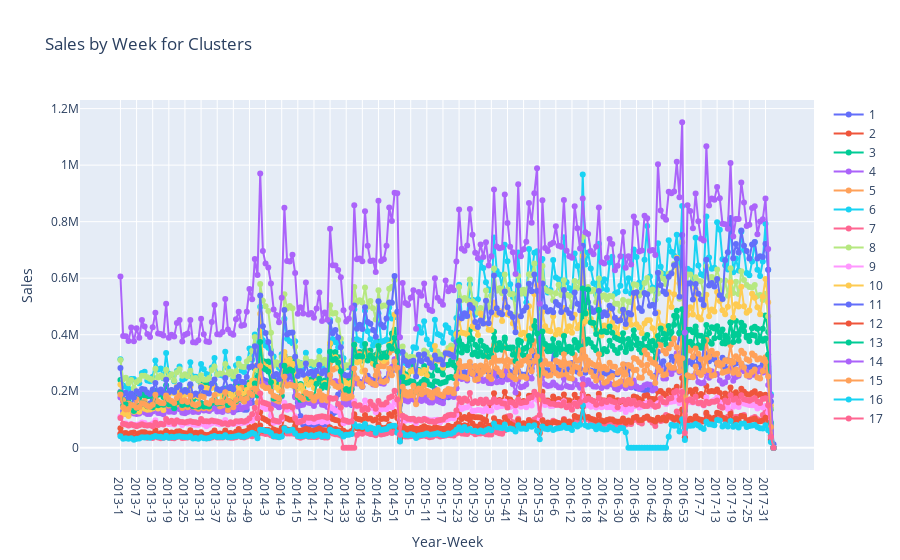

This figure's notebook cell:
### Code cell
fig = go.Figure()

clusters = weekly_sales['cluster'].unique()

for cluster in clusters:
    cluster_data = weekly_sales[weekly_sales['cluster'] == cluster]
    cluster_data['year-week-datetime'] = cluster_data['year-week'].apply(lambda x: datetime.strptime(x + '-1', '%Y-%W-%w'))
    cluster_data = cluster_data.sort_values(by='year-week-datetime')
    fig.add_trace(go.Scatter(x=cluster_data['year-week'], 
                             y=cluster_data['sales'], 
                             mode='lines+markers', 
                             name=f'{cluster}'))
    
fig.update_layout(title='Sales by Week for Clusters',
                  xaxis_title='Year-Week',
                  yaxis_title='Sales',
                  xaxis=dict(type='category'))  
fig.show()

### Figure 1 — Plotly figure (JSON) as saved in the notebook; plotly's stock layout.template omitted (floating-point values rounded to 4 significant figures; data arrays with more than 128 entries replaced by an {"elided": "..."} marker saying what was removed)
{"data": [{"mode": "lines+markers", "name": "1", "type": "scatter", "x": {"elided": "244 str values"}, "y": {"elided": "244 float values"}}, {"mode": "lines+markers", "name": "2", "type": "scatter", "x": {"elided": "244 str values"}, "y": {"elided": "244 float values"}}, {"mode": "lines+markers", "name": "3", "type": "scatter", "x": {"elided": "244 str values"}, "y": {"elided": "244 float values"}}, {"mode": "lines+markers", "name": "4", "type": "scatter", "x": {"elided": "244 str values"}, "y": {"elided": "244 float values"}}, {"mode": "lines+markers", "name": "5", "type": "scatter", "x": {"elided": "244 str values"}, "y": {"elided": "244 float values"}}, {"mode": "lines+markers", "name": "6", "type": "scatter", "x": {"elided": "244 str values"}, "y": {"elided": "244 float values"}}, {"mode": "lines+markers", "name": "7", "type": "scatter", "x": {"elided": "244 str values"}, "y": {"elided": "244 float values"}}, {"mode": "lines+markers", "name": "8", "type": "scatter", "x": {"elided": "244 str values"}, "y": {"elided": "244 float values"}}, {"mode": "lines+markers", "name": "9", "type": "scatter", "x": {"elided": "244 str values"}, "y": {"elided": "244 float values"}}, {"mode": "lines+markers", "name": "10", "type": "scatter", "x": {"elided": "244 str values"}, "y": {"elided": "244 float values"}}, {"mode": "lines+markers", "name": "11", "type": "scatter", "x": {"elided": "244 str values"}, "y": {"elided": "244 float values"}}, {"mode": "lines+markers", "name": "12", "type": "scatter", "x": {"elided": "244 str values"}, "y": {"elided": "244 float values"}}, {"mode": "lines+markers", "name": "13", "type": "scatter", "x": {"elided": "244 str values"}, "y": {"elided": "244 float values"}}, {"mode": "lines+markers", "name": "14", "type": "scatter", "x": {"elided": "244 str values"}, "y": {"elided": "244 float values"}}, {"mode": "lines+markers", "name": "15", "type": "scatter", "x": {"elided": "244 str values"}, "y": {"elided": "244 float values"}}, {"mode": "lines+markers", "name": "16", "type": "scatter", "x": {"elided": "244 str values"}, "y": {"elided": "244 float values"}}, {"mode": "lines+markers", "name": "17", "type": "scatter", "x": {"elided": "244 str values"}, "y": {"elided": "244 float values"}}], "layout": {"title": {"text": "Sales by Week for Clusters"}, "xaxis": {"title": {"text": "Year-Week"}, "type": "category"}, "yaxis": {"title": {"text": "Sales"}}}}
